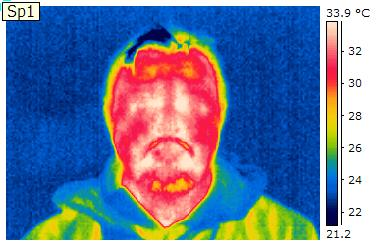
#> input picture Resources/Photos/RAINBOW/34.jpg, 382 x 246 px; the run also reads 1 picture not shown here
$ python system_test.py
#> lines starting #> are read from the running program, lines starting #| are printed output that depends on the picture; after the words box and inside, x2 and y2 are one past the last pixel; in counts of white or black regions, pixels touching at a corner belong together
### szkieletyzacja.py
import cv2 as cv
import numpy as np
from funkcje import *


def generacja_sladu(img):
    cv.imshow('Zdjecie wejsciowe', img)
    # generacja pustego zdjecia o wymiarach zdjecia wejsciowego
    puste_zdjecie = np.zeros(img.shape[:2], dtype='uint8')
    kaskada = 'haar_face.xml'
    # kaskada = 'haarcascade_frontalface_alt.xml'
    # zmiana na odcienie szarosci do wykrycia twarzy przez kaskade
    gray = cv.cvtColor(img, cv.COLOR_BGR2GRAY)
    haar_cascade = cv.CascadeClassifier(kaskada)
    wykryte_twarze = haar_cascade.detectMultiScale(gray, scaleFactor=1.05, minNeighbors=2)
    # wykryte_twarze = haar_cascade.detectMultiScale(gray, scaleFactor=1.05, minNeighbors=4)
    print("wykryto", len(wykryte_twarze), "twarz/twarze")
    # wykonanie extrakcji twarzy pod warunkiem wykrycia 1 twarzy
    if len(wykryte_twarze) == 2:
        # odjęcie falszywie wykrytej twarzy - najpierw utworzenie podział na pojedyncze wektory
        twarz_prostokat1 = np.delete(wykryte_twarze, 0, axis=0)
        twarz_prostokat2 = np.delete(wykryte_twarze, 1, axis=0)
        # wybor odrzuconego wykrycia
        wykryte_twarze = np.delete(wykryte_twarze, odrzucenie_wykrycia(twarz_prostokat1, twarz_prostokat2), axis=0)
        maska, zaznaczona_twarz = twarz_maska(img, wykryte_twarze)
        # usuniecie zimnego tla
        tlo = usuniecie_tla(img)
        po_maskowaniu = cv.bitwise_and(tlo, tlo, mask=maska)
        # zapis wyextractowanej twarzy
        # cv.imwrite('extracted_face.jpg', po_maskowaniu)
    elif len(wykryte_twarze) == 1:
        # wyznaczenie środka okręgu wykrytej twarzy
        maska, zaznaczona_twarz = twarz_maska(img, wykryte_twarze)
        # usuniecie zimnego tla
        tlo = usuniecie_tla(img)
        po_maskowaniu = cv.bitwise_and(tlo, tlo, mask=maska)
        cv.imwrite('extracted_face.jpg', po_maskowaniu)
    elif len(wykryte_twarze) == 0:
        raise ValueError('Nie wykryto twarzy, zmień zdjęcie!')
    else:
        # print('exception!!!!')
        raise ValueError('Wykryto więcej niż jedną twarz, zmień zdjęcie!')

    img = po_maskowaniu
    twoDimage = img.reshape((-1, 3))
    twoDimage = np.float32(twoDimage)
    # cv.imshow('twoDimage', twoDimage)
    kryteria = (cv.TERM_CRITERIA_EPS + cv.TERM_CRITERIA_MAX_ITER, 10, 1.0)
    # liczba ekstraktowanych kolorow do segmentacji
    K = 4
    podejscia = 10
    segmentacja_maska = []

    ret, label, center = cv.kmeans(twoDimage, K, None, kryteria, podejscia, cv.KMEANS_PP_CENTERS)
    center = np.uint8(center)
    res = center[label.flatten()]
    image_segmentation = res.reshape(img.shape)

    # cv.imshow('Twarz po segmentacji', image_segmentation)
    n = 0
    for kolor in center:
        # print('kolor', kolor)
        segmentacja_maska.append(podzial_segmentacja(image_segmentation, kolor))

    for n in range(K):
        tekst = ('maska ') + str(n)
        # cv.imshow(tekst, segmentacja_maska[n])
        kernel_3 = np.ones((2, 2), 'uint8')
        closing_3 = cv.morphologyEx(segmentacja_maska[n], cv.MORPH_CLOSE, kernel_3)
        opening_3 = cv.morphologyEx(closing_3, cv.MORPH_OPEN, kernel_3)
        tekst_2 = tekst + 'po morfologi'
        # cv.imshow(tekst_2, opening_3)
    # wpisanie pustej maski do wyniku operacji szkieletonizacji
    result = cv.cvtColor(segmentacja_maska[0], cv.COLOR_BGR2GRAY)
    # cv.waitKey()
    # koza = [0, 2, 3]
    for n in range(1, K):
        # for n in koza:
        gray = cv.cvtColor(segmentacja_maska[n], cv.COLOR_BGR2GRAY)
        kernel_3 = np.ones((3, 3), 'uint8')
        closing_3 = cv.morphologyEx(gray, cv.MORPH_CLOSE, kernel_3)
        opening_3 = cv.morphologyEx(closing_3, cv.MORPH_OPEN, kernel_3)
        threshold, warstwa = cv.threshold(opening_3, 10, 255, cv.THRESH_BINARY)
        szkielet = cv.ximgproc.thinning(warstwa, thinningType=cv.ximgproc.THINNING_GUOHALL)
        result = cv.bitwise_or(result, szkielet)
    cv.imshow('Szkielet', result)
    cv.imwrite('test_systemu.jpg', result)
    cv.waitKey(0)
    return result

### funkcje.py
import cv2 as cv
import numpy as np


def usuniecie_tla(img):
    # Zdefiniowanie dolnej i górnej granicy wycinanego koloru niebieskiego
    gorny = np.array([0, 0, 0])
    dolny = np.array([255, 150, 150])
    # stworzenie maski wycinajacej tlo
    zakres = cv.inRange(img, gorny, dolny)
    # aplikacja przekształceń morfologicznych
    jadro = cv.getStructuringElement(cv.MORPH_ELLIPSE, (5, 5))
    morfologia = cv.morphologyEx(zakres, cv.MORPH_CLOSE, jadro)
    # odwrócenie wyników
    maska = 255 - morfologia
    # cv.imshow('maska', maska)
    # zastosowanie maski do obrazu wejściowego
    wynik = cv.bitwise_and(img, img, mask=maska)
    return wynik


def twarz_maska(img, faces_rect):
    puste_zdjecie = np.zeros(img.shape[:2], dtype='uint8')
    for (x, y, w, h) in faces_rect:
        radius = int(w*0.56)
        cent_x = int(x+w/2)
        cent_y = int(y+w/2)
        marked_face = cv.circle(img, (cent_x, cent_y), radius, (0, 0, 255), 1)
        #generacja maski
        mask = cv.circle(puste_zdjecie, (cent_x, cent_y), radius, 255, -1)
        return mask, marked_face

def odrzucenie_wykrycia(wykrycie1, wykrycie2):
    len_1 = wykrycie1[0, 2]
    len_2 = wykrycie2[0, 2]
    if len_1 > len_2:
        return 0
    else:
        return 1

def podzial_segmentacja(img, kolor):
    # Define lower and uppper limits
    lower = np.array(kolor - 1)
    upper = np.array([kolor + 1])
    # Create mask to only select color from input
    thresh = cv.inRange(img, lower, upper)
    # apply morphology
    kernel = cv.getStructuringElement(cv.MORPH_ELLIPSE, (10, 1))
    morph = cv.morphologyEx(thresh, cv.MORPH_CLOSE, kernel)
    result = cv.bitwise_and(img, img, mask=morph)
    return result

### system_test.py
import cv2 as cv
import numpy as np
from skimage.metrics import structural_similarity as ssim
from matplotlib import pyplot as plt
from szkieletyzacja import *

# porownanie
licznosc_bazy = 26
wartosci_porownania_x = []
x = []


def porownanie_1(img1, img2):
    res = cv.absdiff(img1, img2)
    res = res.astype(np.uint8)
    ret = 1 - np.count_nonzero(res) / res.size
    return ret


def porownanie_2(img1, img2):
    ret, thresh = cv.threshold(img1, 127, 255, 0)
    ret, thresh2 = cv.threshold(img2, 127, 255, 0)
    contours, hierarchy = cv.findContours(thresh, 2, 1)
    cnt1 = contours[0]
    contours, hierarchy = cv.findContours(thresh2, 2, 1)
    cnt2 = contours[0]
    ret = cv.matchShapes(cnt1, cnt2, 1, 0.0)
    return ret


flag = False
flaga_exit = False

obraz_wejsciowy_raw = cv.imread('Resources/Photos/RAINBOW/34.jpg')
#> obraz_wejsciowy_raw is the input picture: shape (246, 382, 3); mean B, G, R 157.3, 124.4, 108.4
try:
    obraz_wejsciowy = generacja_sladu(obraz_wejsciowy_raw)
#> in generacja_sladu, `gray = cv.cvtColor(img, cv.COLOR_BGR2GRAY)`:
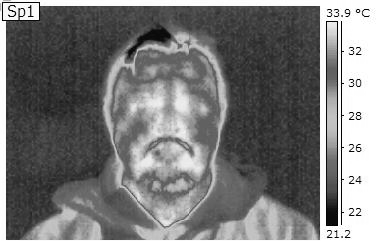
#> gray: shape (246, 382); min 0, max 255, mean 123.4
#> in generacja_sladu, `wykryte_twarze = haar_cascade.detectMultiScale(gray, scaleFactor=1.05,..`: wykryte_twarze = [[105, 94, 129, 129], [86, 26, 148, 148]]
#| wykryto 2 twarz/twarze
#> in generacja_sladu, `twarz_prostokat1 = np.delete(wykryte_twarze, 0, axis=0)`: twarz_prostokat1 = [[86, 26, 148, 148]]
#> in generacja_sladu, `twarz_prostokat2 = np.delete(wykryte_twarze, 1, axis=0)`: twarz_prostokat2 = [[105, 94, 129, 129]]
#> in odrzucenie_wykrycia, `len_1 = wykrycie1[0, 2]`: len_1 = 148
#> in odrzucenie_wykrycia, `len_2 = wykrycie2[0, 2]`: len_2 = 129
#> in generacja_sladu, `wykryte_twarze = np.delete(wykryte_twarze, odrzucenie_wykrycia(twarz_p..`: wykryte_twarze = [[86, 26, 148, 148]]
#> the loop in twarz_maska, `for (x, y, w, h) in faces_rect:` made 1 pass
#> (x, y, w, h, radius, cent_x, cent_y) on pass 1: (86, 26, 148, 148, 82, 160, 100)
#> pass 1, in twarz_maska, `mask = cv.circle(puste_zdjecie, (cent_x, cent_y), radius, 255, -1)`:
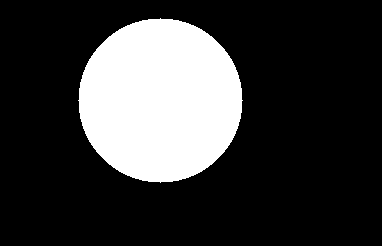
#> mask: shape (246, 382); 22.5% white; 1 white region, box (x1, y1, x2, y2) and area: (78, 18, 243, 183) 21101
#> in usuniecie_tla, `zakres = cv.inRange(img, gorny, dolny)`: zakres: shape (246, 382); 53.5% white; 11 black regions (6 under 20 px), largest, box (x1, y1, x2, y2) and area: (0, 0, 382, 246) 41434, (327, 22, 337, 162) 1373, (3, 3, 39, 20) 522, (69, 194, 114, 224) 282, (90, 189, 98, 200) 43
#> in usuniecie_tla, `morfologia = cv.morphologyEx(zakres, cv.MORPH_CLOSE, jadro)`:
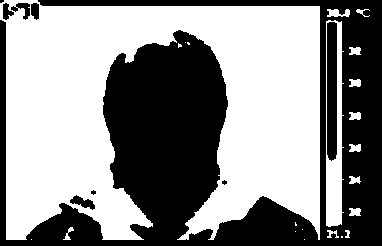
#> morfologia: shape (246, 382); 55.6% white; 9 black regions (3 under 20 px), largest, box (x1, y1, x2, y2) and area: (0, 0, 382, 246) 39790, (327, 22, 337, 161) 1363, (70, 195, 95, 210) 180, (11, 3, 30, 20) 146, (31, 3, 39, 20) 115, (3, 3, 14, 20) 110
#> in generacja_sladu, `po_maskowaniu = cv.bitwise_and(tlo, tlo, mask=maska)`:
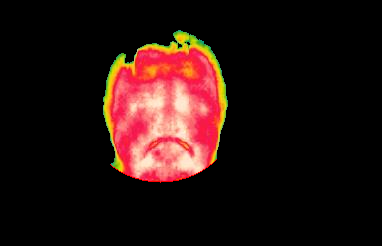
#> po_maskowaniu: shape (246, 382, 3); mean B, G, R 15.1, 17.7, 37.4
#> in generacja_sladu, `ret, label, center = cv.kmeans(twoDimage, K, None, kryteria, podejscia..`: ret = 34885873.1; center = [[0.00219, 0.00383, 0.000542], [78.08, 58.29, 246.5], [155.2, 169.2, 252], [35.83, 186, 189.7]]
#> in generacja_sladu, `center = np.uint8(center)`: center = [[0, 0, 0], [78, 58, 246], [155, 169, 252], [35, 186, 189]]
#> in generacja_sladu, `image_segmentation = res.reshape(img.shape)`:
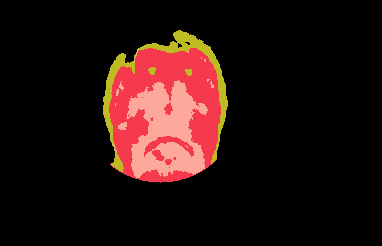
#> image_segmentation: shape (246, 382, 3); mean B, G, R 15, 17.7, 37.4
#> the loop in generacja_sladu, `for kolor in center: # print('kolor', kolor)` made 4 passes
#> (kolor, lower in podzial_segmentacja, upper in podzial_segmentacja) on passes 1 to 4: ([0, 0, 0], [255, 255, 255], [[1, 1, 1]]), ([78, 58, 246], [77, 57, 245], [[79, 59, 247]]), ([155, 169, 252], [154, 168, 251], [[156, 170, 253]]), ([35, 186, 189], [34, 185, 188], [[36, 187, 190]])
#> after the loop in generacja_sladu, `for kolor in center:`: segmentacja_maska = 4 items
#> after the loop in generacja_sladu, `for n in range(1, K):`: closing_3: shape (246, 382); values 0 (black) and 170 (white), 2.4% white; 5 white regions (1 under 20 px), largest, box (x1, y1, x2, y2) and area: (138, 30, 228, 164) 1349, (103, 53, 135, 172) 837, (148, 67, 156, 75) 47, (185, 69, 192, 76) 41
#> after the loop in generacja_sladu, `for n in range(1, K):`: gray: shape (246, 382); values 0 (black) and 170 (white), 2.4% white; 6 white regions (2 under 20 px), largest, box (x1, y1, x2, y2) and area: (138, 30, 228, 164) 1328, (103, 53, 135, 172) 829, (148, 67, 156, 75) 47, (185, 69, 192, 76) 41
#> after the loop in generacja_sladu, `for n in range(1, K):`: opening_3: shape (246, 382); values 0 (black) and 170 (white), 2.3% white; 7 white regions (1 under 20 px), largest, box (x1, y1, x2, y2) and area: (140, 30, 228, 134) 1260, (103, 53, 135, 141) 682, (112, 154, 123, 171) 117, (149, 67, 156, 75) 45, (185, 69, 192, 76) 41, (212, 151, 217, 161) 39
#> after the loop in generacja_sladu, `for n in range(1, K):`: result: shape (246, 382); 1.3% white in thin lines or dots, all inside (x1, y1, x2, y2) = (106, 35, 225, 179)
except Exception as e:
    print(e)
    flaga_exit = True

pusty = cv.imread('base_of_sings_2/Szkielet_pusty.jpg')
cv.waitKey()
if flaga_exit is False:
    for j in range(0, licznosc_bazy):
        nazwa_odczyt_baza = 'base_of_sings_2/Szkielet_' + str(j + 32) + '.jpg'
        img_baza = cv.imread(nazwa_odczyt_baza, 0)
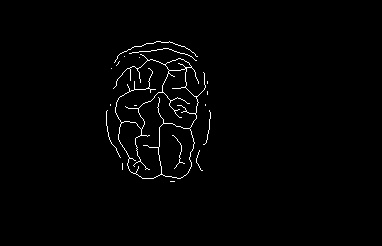
#> input picture base_of_sings_2/Szkielet_32.jpg, 382 x 246 px
#> img_baza is the input picture: shape (246, 382); min 0, max 255, mean 3.4
        score, diff = ssim(obraz_wejsciowy, img_baza, full=True)
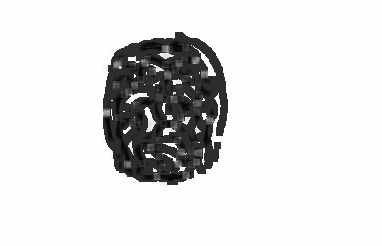
#> diff: shape (246, 382) float64; min -0.218, max 1, mean 0.848; drawn with min black and max white
#> score = 0.841
        x.append(j)
        metoda_3 = score
#> metoda_3 = 0.841
#> (the run stopped early here; a loop or call above may not have finished)
